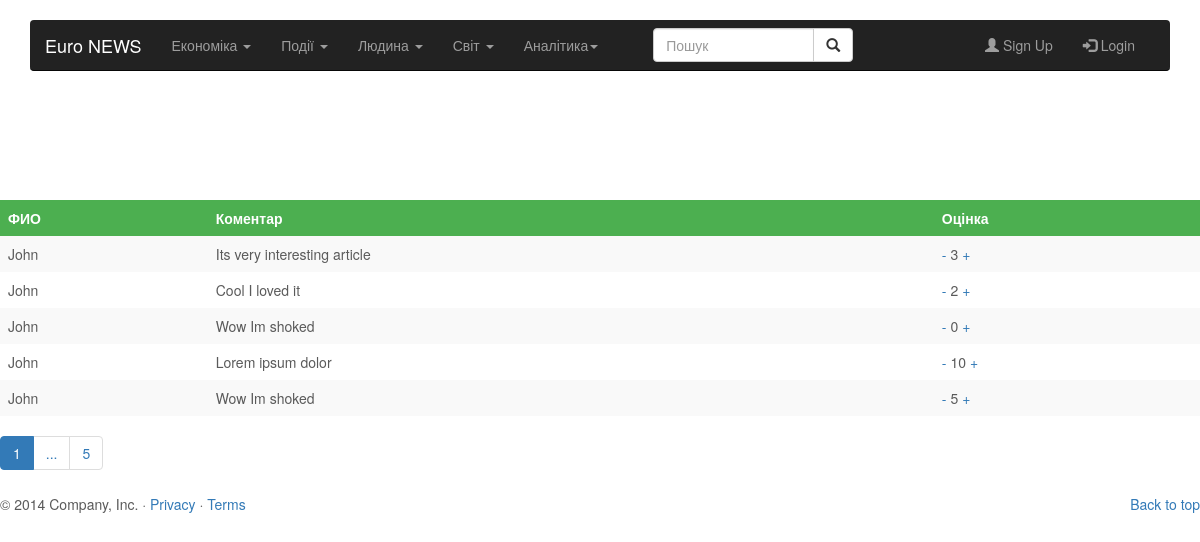
Page /news/users_comments_list.php?id=1&page=1 on the committed database.
### tables this page shows
CREATE TABLE `comments` (
  `id` int(11) NOT NULL,
  `user_id` int(11) NOT NULL,
  `news_id` int(11) NOT NULL,
  `text` text NOT NULL,
  `points` int(11) NOT NULL DEFAULT '0',
  `date` date NOT NULL,
  `recomment` int(11) NOT NULL
);

CREATE TABLE `users` (
  `id` int(11) NOT NULL,
  `name` text NOT NULL,
  `email` text NOT NULL,
  `password` text NOT NULL,
  `comments_count` int(11) NOT NULL
);

### news/users_comments_list.php (the view, shortened to what this page needs)
<?php
$id =  $_GET['id'];
include("config.php");
include ("header.php");
$resComments = mysqli_query($mySqlRes, "SELECT *
FROM users
INNER JOIN comments ON users.id = comments.user_id where user_id=$id ;");
$commentsArray = [];
while ($row = mysqli_fetch_assoc($resComments)) {
    $commentsArray[$row['id']] = ["id" => $row['id'], "user_id" => $row['user_id'], "news_id" => $row['news_id'],
        "text" => $row['text'], "name" => $row['name'], "points" => $row['points']];
}
$sum = -5;
sort($commentsArray);
$page = $_GET['page'];
$slice_first_element = $sum + 5 * $page;
$commentsArray_slice = array_slice($commentsArray, $slice_first_element, 5);
?>
<table style="margin-top: 200px;">
    <tr>
        <th>ФИО</th>
        <th>Коментар</th>
        <th>Оцінка</th>
    </tr>
    <?php foreach ($commentsArray_slice as $value) { ?>
        <tr>
            <td> <?= $value['name'] ?> </td>
            <td> <?= $value['text'] ?></td>
            <td>
                <a href="?id=<?= $_GET["id"] ?>&down=1&points=<?= $value['points'] ?>&comment_id=<?= $value['id'] ?>&page=<?= $_GET["page"] ?> "
                   id="down">-</a>
                <?= $value['points'] ?>
                <a href="?id=<?= $_GET["id"] ?>&up=1&points=<?= $value['points'] ?>&comment_id=<?= $value['id'] ?>&page=<?= $_GET["page"] ?>"
                   id="up">+</a></td>
        </tr>
    <?php } ?>
</table>
    <ul class="pagination">
        <li class="active"><a href="users_comments_list.php?id=<?=$_GET['id']?>&page=1">1</a></li>
        <li id="show"><a href="#">...</a></li>
        <li><a href="users_comments_list.php?id=<?=$_GET['id']?>&page=5">5</a></li>
    </ul>
    <?php
    include ("footer.php");
    ?>

### news/header.php (style rules this page uses)
body { overflow-x: hidden; }
table { border-collapse: collapse; width: 100%; }
th, td { text-align: left; padding: 8px; }
tr:nth-child(even) { background-color: #f9f9f9 }
th { background-color: #4CAF50; color: white; }

### rows in the picture
comments: user.name "John", text "Its very interesting article", points "3"
comments: user.name "John", text "Cool I loved it", points "2"
comments: user.name "John", text "Wow Im shoked", points "0"
comments: user.name "John", text "Lorem ipsum dolor", points "10"
comments: user.name "John", text "Wow Im shoked", points "5"
